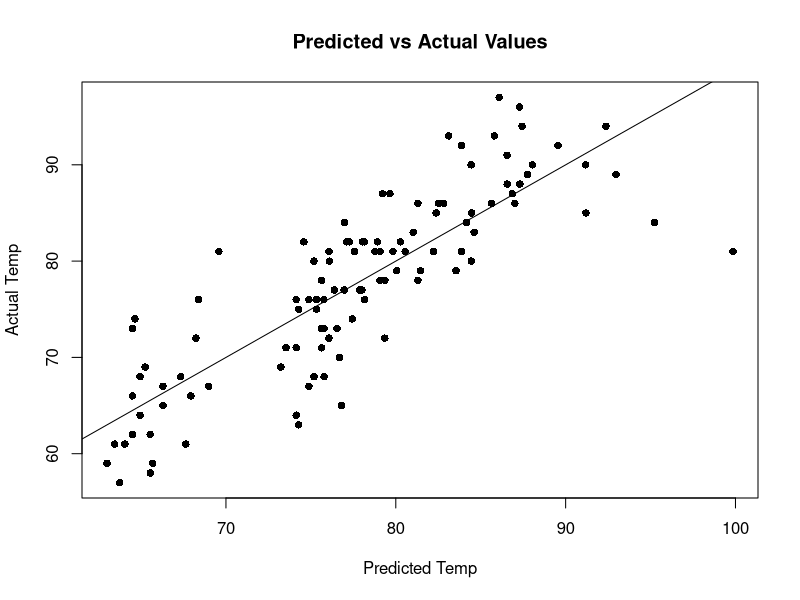

This figure's R source:
## ---- chunk 1
knitr::opts_chunk$set(echo = FALSE)
## ---- chunk 2
data('airquality')
my_data = airquality[complete.cases(airquality),]

fit = lm(Temp ~ Ozone + factor(Month), data = my_data)
avg_err = sqrt(sum(resid(fit)^2) / length(resid(fit)))
plot(predict(fit), my_data$Temp, 
     pch = 16, xlab = 'Predicted Temp', ylab = 'Actual Temp', 
     main = 'Predicted vs Actual Values')
abline(lm(my_data$Temp ~ predict(fit)))


vals = c(25, 6)
        
pred_df = data.frame(Ozone   = vals[1], 
                     Solar.R = 0,
                     Wind    = 0,
                     Temp    = 0,
                     Month   = vals[2],
                     Day     = 0)
        
pred_val   = round(predict(object = fit, newdata = pred_df))
pred_value = paste("Predicted Value: ", pred_val, sep = "")
